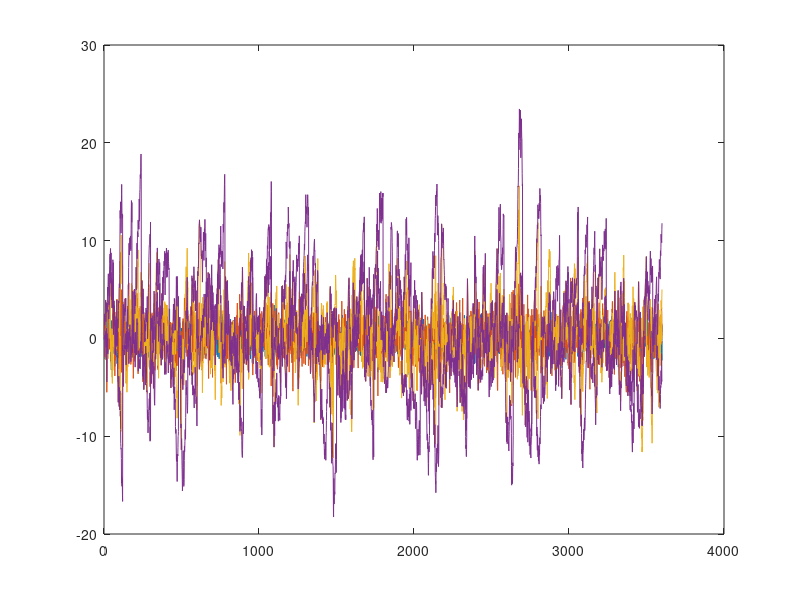
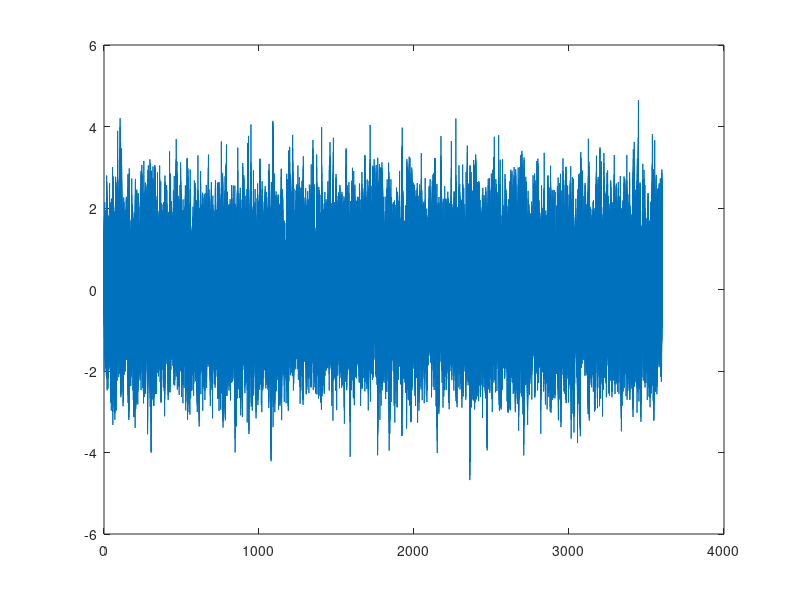

These charts were generated, in order, by the following MATLAB code: (Note: this script raises an error after producing the figures.)
clear; close all; clc;
%-------------------------------------------------------------------------%
%-------------------------------------------------------------------------%
%-------------------------------------------------------------------------%
%- This code generates data from a multi-frequency factor model 
%- and estimates the coefficients via an EM algorithm. 
%- The model allows for series of daily, weekly, monthly and quarterly
%- series and the code is general enough so that any frequency may be
%- excluded. In such a case, the highest frequency factors are always 
%- ordered first. For details on the model and state space representation
%- see Modugno (2011). "Nowcasting inflation with high-frequency data" 
%- (https://www.ecb.europa.eu/pub/pdf/scpwps/ecbwp1324.pdf)
%- Note that the model implicitly assumes that the lower frequency
%- series are stock rather than flow variables. The latter can be implemented
%- following the (more complicated) approach in Banbura et al. (2011). 
%- "Nowcasting with Daily Data"(https://ideas.repec.org/p/red/sed012/555.html)
%-------------------------------------------------------------------------%
% generate data
%-------------------------------------------------------------------------%

% set-up
Nd = 100; % # of daily series  
Nw = 10; % # of weekly series
Nm = 10; % # of monthly series
Nq = 10; % # of quarterly series
Nr = 2; % # of factors
Np = 3; % # of lags in factor VAR
Np_eff = Np + 1; % # of lags of f in state vector (always needs to be one higher for covariance of factors in M-step!)
Nt = 3600; % # of observations (daily frequency)

% params
lam_d = [0.6 + 0.1 * randn(Nd, 1), -0.4 + 0.1 * randn(Nd, 1)]; 
lam_w = [0.6 + 0.1 * randn(Nw, 1), -0.4 + 0.1 * randn(Nw, 1)]; 
lam_m = [0.6 + 0.1 * randn(Nm, 1), -0.4 + 0.1 * randn(Nm, 1)];
lam_q = [0.6 + 0.1 * randn(Nq, 1), -0.4 + 0.1 * randn(Nq, 1)];

sig2_d = 0.2 + unifrnd(0.0, 0.2, Nd, 1);
sig2_w = 0.2 + unifrnd(0.0, 0.2, Nw, 1);
sig2_m = 0.2 + unifrnd(0.0, 0.2, Nm, 1);
sig2_q = 0.2 + unifrnd(0.0, 0.2, Nq, 1);

Phi = [0.3 * eye(Nr), -0.4 * eye(Nr), 0.1 * eye(Nr)];
Omeg = diag(unifrnd(0.8,1.2, Nr, 1));

% initialize mats for storage
y_d = NaN(Nd, Nt);
y_w = NaN(Nw, Nt);
y_m = NaN(Nm, Nt);
y_q = NaN(Nq, Nt);
F = NaN(Nr * Np, Nt); % companion form
f_w = NaN(Nr, Nt);
f_m = NaN(Nr, Nt);
f_q = NaN(Nr, Nt);

% indices for monthly and quarterly observations
N_d_w = 5; % # of days per week => working days
N_d_m = N_d_w * 4; % # of days per month
N_d_q = N_d_m * 3; % # of days per quarter

Xi_w = ones(Nt, 1); Xi_w(1:N_d_w:end) = 0; % equals 1 if start of new week
Xi_m = ones(Nt, 1); Xi_m(1:N_d_m:end) = 0; % equals 1 if start of new month
Xi_q = ones(Nt, 1); Xi_q(1:N_d_q:end) = 0; % equals 1 if start of new quarter

% loop over t
F(:, 1) = 0; 
for t = 1:Nt
    if t == 1
        F(1:Nr,t) = mvnrnd(zeros(Nr, 1), Omeg);
    else
        % daily factor 
        F(:,t) = [Phi; eye(Nr * (Np-1)) zeros(Nr * (Np-1), Nr)] * F(:, t-1) + [eye(Nr); zeros(Nr * (Np-1), Nr)] * mvnrnd(zeros(Nr, 1), Omeg)';
    end
    
    % daily data
    y_d(:, t) = lam_d * F(1:Nr, t) + sqrt(sig2_d) .* randn(Nd, 1);

    % weekly factor and data
    if Xi_w(t) == 0
        f_w(:, t) = F(1:Nr, t);
    else
        f_w(:, t) = f_w(:, t-1) + F(1:Nr, t);
    end
    y_w(:, t) = lam_w * f_w(:, t) + sqrt(sig2_w) .* randn(Nw, 1);

    % monthly factor and data
    if Xi_m(t) == 0
        f_m(:, t) = F(1:Nr, t);
    else
        f_m(:, t) = f_m(:, t-1) + F(1:Nr, t);
    end
    y_m(:, t) = lam_m * f_m(:, t) + sqrt(sig2_m) .* randn(Nm, 1);

    % quarterly factor and data
    if Xi_q(t) == 0
        f_q(:, t) = F(1:Nr, t);
    else
        f_q(:, t) = f_q(:, t-1) + F(1:Nr, t);
    end          
    y_q(:, t) = lam_q * f_q(:, t) + sqrt(sig2_q) .* randn(Nq, 1);    
end

% extract factor from companion form representation
f = F(1:Nr, :); 

% extract actually observed monthly and quarterly values
y_d_o = y_d; 
y_w_o = NaN(Nw, Nt);y_w_o(:, end:-N_d_w:1) = y_w(:, end:-N_d_w:1);
y_m_o = NaN(Nm, Nt);y_m_o(:, end:-N_d_m:1) = y_m(:, end:-N_d_m:1);
y_q_o = NaN(Nq, Nt);y_q_o(:, end:-N_d_q:1) = y_q(:, end:-N_d_q:1);

% plot factors and obs
figure; 
plot(f', 'Color', [0, 0.4470, 0.7410]); 
hold on; 
plot(f_w', 'Color', [0.8500, 0.3250, 0.0980]);
plot(f_m', 'Color', [0.9290, 0.6940, 0.1250]);
plot(f_q', 'Color', [0.4940, 0.1840, 0.5560]);

figure; 
plot(y_d', 'Color', [0, 0.4470, 0.7410]); 
hold on; 
plot(y_w', '-', 'Color', [0.8500, 0.3250, 0.0980, 0.2], 'LineWidth',0.5); % Color(4) = alpha!
plot(y_w_o', '-o', 'Color', [0.8500, 0.3250, 0.0980]);
plot(y_m', '-', 'Color', [0.9290, 0.6940, 0.1250, 0.2]);
plot(y_m_o', '-o','Color', [0.9290, 0.6940, 0.1250]);
plot(y_q', '-','Color', [0.4940, 0.1840, 0.5560, 0.2]);
plot(y_q_o', '-o','Color', [0.4940, 0.1840, 0.5560]);

%-------------------------------------------------------------------------%
% run Kalman smoother (E-step!)
%-------------------------------------------------------------------------%

% collect parameters in structure
params.lam_d = lam_d;
params.lam_w = lam_w;
params.lam_m = lam_m;
params.lam_q = lam_q;
params.sig2_d = sig2_d;
params.sig2_w = sig2_w;
params.sig2_m = sig2_m;
params.sig2_q = sig2_q;
params.Xi_w = Xi_w;
params.Xi_m = Xi_m;
params.Xi_q = Xi_q;
params.Phi = Phi;
params.Omeg = Omeg;

% state space form
[Z, H, T, R, Q] = f_state_space_params(params);

% Kalman smoother
s0 = zeros(size(Z, 2), 1); P0 = 10 * eye(size(Z, 2));
tic
[stT,PtT,LL] = f_KS_DK_logL([y_d_o; y_w_o; y_m_o; y_q_o],T,Z,H,R,Q,s0,P0);
toc

figure;
subplot(2,2,1)
plot(stT(1:Nr, :)', 'b')
hold on
plot(f', 'r')
title('f_d (sampled in blue)')
subplot(2,2,2)
plot(stT(Nr+1:2*Nr, :)', 'b')
hold on
plot(f_w', 'r')
title('f_w (sampled in blue)')
subplot(2,2,3)
plot(stT(2*Nr+1:3*Nr, :)', 'b')
hold on
plot(f_m', 'r')
title('f_m (sampled in blue)')
subplot(2,2,4)
plot(stT(end-Nr+1:end, :)', 'b')
hold on
plot(f_q', 'r')
title('f_q (sampled in blue)')

%-------------------------------------------------------------------------%
% estimate parameters (M-step)
%-------------------------------------------------------------------------%

% lam_d and sig_d
id_f = 1:Nr; id_x = 1:Nd;
[lam_d_hat, sig_d_hat] = f_sample_lam_sig(y_d_o, stT(id_f, :), PtT(id_f, id_f, :), sig2_d);

% lam_w and sig2_w
id_f = Nr * Np_eff+1:Nr*(Np_eff+1);
[lam_w_hat, sig2_w_hat] = f_sample_lam_sig(y_w_o, stT(id_f, :), PtT(id_f, id_f, :), sig2_w);

% lam_m and sig2_m
id_f = Nr * (Np_eff+1)+1:Nr * (Np_eff+2);
[lam_m_hat, sig2_m_hat] = f_sample_lam_sig(y_m_o, stT(id_f, :), PtT(id_f, id_f, :), sig2_m);

% lam_q and sig_q
id_f = Nr * (Np_eff+2)+1:Nr * (Np_eff+3);
[lam_q_hat, sig2_q_hat] = f_sample_lam_sig(y_q_o, stT(id_f, :), PtT(id_f, id_f, :), sig2_q);

% Phi and Omeg
id_f = 1:Nr;
id_f_lags = Nr+1:Nr * Np_eff;
Phi_hat = (stT(id_f, :)*stT(id_f_lags, :)' + sum(PtT(id_f,id_f_lags,:),3))/(stT(id_f_lags, :)*stT(id_f_lags, :)' + sum(PtT(id_f_lags,id_f_lags,:),3)) ; 
Omeg_hat = 1/Nt * ((stT(id_f, :)*stT(id_f, :)' + sum(PtT(id_f,id_f,:),3))  - Phi_hat * (stT(id_f, :)*stT(id_f_lags, :)' + sum(PtT(id_f,id_f_lags,:),3))') ;
 
% plot estimated versus true
nrow_plot = 1 + Nd > 0 + Nw > 0 + Nm > 0 + Nq > 0;
counter = 1;
figure;

subplot(nrow_plot,2,counter)
scatter(Phi(:), Phi_hat(:))
ylim([-1.0 1.0])
xlim([-1.0 1.0])
refline(1, 0)
title('Phi')
ylabel('estimate')
xlabel('actual')
counter = counter + 1;

subplot(nrow_plot,2,counter)
scatter(Omeg(:), Omeg_hat(:))
ylim([-1.5 1.5])
xlim([-1.5 1.5])
refline(1, 0)
title('Omeg')
ylabel('estimate')
xlabel('actual')
counter = counter + 1;

if Nd > 0
    subplot(nrow_plot,2,counter)
    scatter(lam_d(:, 1), lam_d_hat(:, 1), 'b')
    hold on;
    scatter(lam_d(:, 2), lam_d_hat(:, 2), 'r')
    ylim([-1 1])
    xlim([-1 1])
    refline(1, 0)
    title('lam_d')
    ylabel('estimate')
    xlabel('actual')
    counter = counter + 1;

    subplot(nrow_plot,2,counter)
    scatter(sig2_d, sig_d_hat)
    ylim([0 1])
    xlim([0 1])
    refline(1, 0)
    title('sig_d')
    ylabel('estimate')
    xlabel('actual')
    counter = counter + 1;
end

if Nw > 0
    subplot(nrow_plot,2,counter)
    scatter(lam_w(:, 1), lam_w_hat(:, 1), 'b')
    hold on;
    scatter(lam_w(:, 2), lam_w_hat(:, 2), 'r')
    ylim([-1 1])
    xlim([-1 1])
    refline(1, 0)
    title('lam_w')
    ylabel('estimate')
    xlabel('actual')
    counter = counter + 1;

    subplot(nrow_plot,2,counter)
    scatter(sig2_w, sig2_w_hat)
    ylim([0 1])
    xlim([0 1])
    refline(1, 0)
    title('sig_w')
    ylabel('estimate')
    xlabel('actual')
    counter = counter + 1;
end

if Nm > 0
    subplot(nrow_plot,2,counter)
    scatter(lam_m(:, 1), lam_m_hat(:, 1), 'b')
    hold on;
    scatter(lam_m(:, 2), lam_m_hat(:, 2), 'r')
    ylim([-1 1])
    xlim([-1 1])
    refline(1, 0)
    title('lam_m')
    ylabel('estimate')
    xlabel('actual')
    counter = counter + 1;

    subplot(nrow_plot,2,counter)
    scatter(sig2_m, sig2_m_hat)
    ylim([0 1])
    xlim([0 1])
    refline(1, 0)
    title('sig_m')
    ylabel('estimate')
    xlabel('actual')
    counter = counter + 1;
end

if Nq > 0
    subplot(nrow_plot,2,counter)
    scatter(lam_q(:, 1), lam_q_hat(:, 1), 'b')
    hold on;
    scatter(lam_q(:, 2), lam_q_hat(:, 2), 'r')
    ylim([-1 1])
    xlim([-1 1])
    refline(1, 0)
    title('lam_q')
    ylabel('estimate')
    xlabel('actual')
    counter = counter + 1;

    subplot(nrow_plot,2,counter)
    scatter(sig2_q, sig2_q_hat)
    ylim([0 1])
    xlim([0 1])
    refline(1, 0)
    title('sig_q')
    ylabel('estimate')
    xlabel('actual')
    counter = counter + 1;
end
